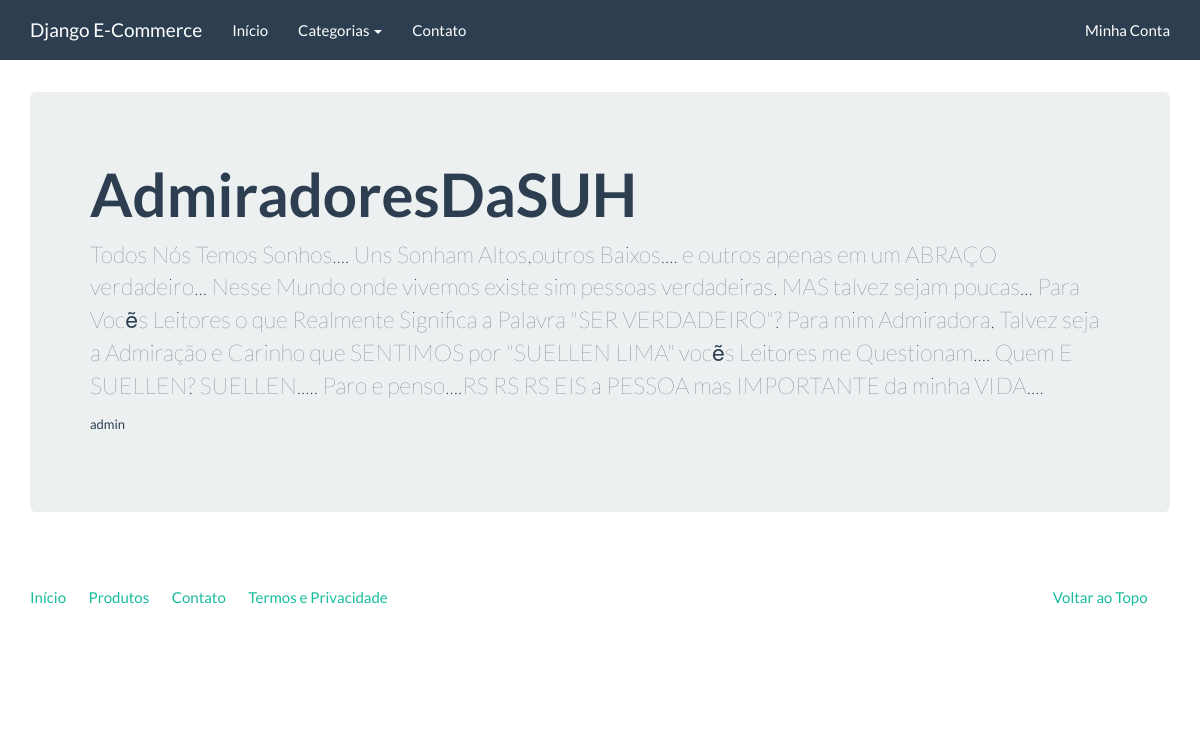
The app's page /blog/post_list/ with its own data.
### blog/models.py (models this page shows, shortened)
class Post(models.Model):
    autor = models.ForeignKey('auth.User')
    titulo = models.CharField(max_length=200)
    texto = models.TextField()
    data_criacao = models.DateTimeField(default=timezone.now)
    data_publicacao = models.DateTimeField(blank=True, null= True)

### blog/views.py (the view)
def   post_list(request):
    posts = Post.objects.all()
    context = {
        'post_list': posts
    }
    return render(request,'blog/post_list.html',context)

### blog/templates/blog/post_list.html (shortened to what this page needs)
{% extends 'blog/base.html'%}
{% block container %}
     {% for post in post_list%}
     <h1><b>{{post.titulo}}</b></h1>
              <p>{{post.texto}}</p>
         <h6>{{post.autor}}</h6>
    {% endfor %}
{% endblock %}

### blog/templates/blog/base.html (shortened to what this page needs)
{% load static %}
<!DOCTYPE html>
<html lang="en">
<head>
	<link rel="stylesheet" href="{% static 'css/bootstrap.min.css' %}" media="screen" />
	<link rel="stylesheet" href="{% static 'css/custom.min.css' %}" media="screen" />
</head>
<body>
    <div class="navbar navbar-default navbar-fixed-top">
      <div class="container">
        <div class="navbar-header">
          <a href="" class="navbar-brand">Django E-Commerce</a>
        </div>
        <div class="navbar-collapse collapse" id="navbar-main">
          <ul class="nav navbar-nav">
            <li>
              <a href="#">Início</a>
            </li>
            <li class="dropdown">
              <a class="dropdown-toggle" data-toggle="dropdown" href="#" id="download">Categorias <span class="caret"></span></a>
            </li>
			<li>
				<a href="contact.html">Contato</a>
			</li>
          </ul>
          <ul class="nav navbar-nav navbar-right">
            <li><a href="#">Minha Conta</a></li>
          </ul>
        </div>
      </div>
    </div>
    <div class="container">
		<div class="jumbotron page-header">
		  {%block container %}
            {% endblock%}
		</div>
		<footer>
			<div class="row">
			  <div class="col-lg-12">
			    <ul class="list-unstyled">
			      <li class="pull-right"><a href="#top">Voltar ao Topo</a></li>
			      <li><a href="">Início</a></li>
			      <li><a href="">Produtos</a></li>
			      <li><a href="">Contato</a></li>
			      <li><a href="">Termos e Privacidade</a></li>
			    </ul>
			  </div>
			</div>
		</footer>
	</div>
</body>
</html>

### records on screen
Post: titulo "AdmiradoresDaSUH", texto "Todos Nós Temos Sonhos.... Uns Sonham Altos,outros Baixos.... e outros apenas em um ABRAÇO verdadeiro... Nesse Mundo onde vivemos existe sim pessoas verdadeiras. MAS talvez sejam poucas... Para Vocẽs Leitores o que Realmente Significa a Palavra \"SER VERDADEIRO\"? Para mim Admiradora, Talvez seja a Admiração e Carinho que SENTIMOS por \"SUELLEN LIMA\" vocẽs Leitores me Questionam.... Quem E SUELLEN? SUELLEN..... Paro e penso....RS RS RS EIS a PESSOA mas IMPORTANTE da minha VIDA....", autor "admin"
